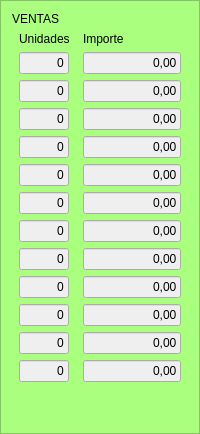
               <widget class="QFrame" name="frame_15">
                <property name="styleSheet">
                 <string notr="true">background-color: rgb(170, 255, 127);</string>
                </property>
                <property name="frameShape">
                 <enum>QFrame::StyledPanel</enum>
                </property>
                <property name="frameShadow">
                 <enum>QFrame::Raised</enum>
                </property>
                <layout class="QGridLayout" name="gridLayout_19">
                 <item row="0" column="0">
                  <widget class="QLabel" name="label_26">
                   <property name="styleSheet">
                    <string notr="true">color: rgb(0, 0, 0);</string>
                   </property>
                   <property name="text">
                    <string>VENTAS</string>
                   </property>
                  </widget>
                 </item>
                 <item row="1" column="0" rowspan="2" colspan="3">
                  <layout class="QGridLayout" name="gridLayout_21">
                   <item row="0" column="0">
                    <widget class="QLabel" name="label_54">
                     <property name="styleSheet">
                      <string notr="true">color: rgb(0, 0, 0);</string>
                     </property>
                     <property name="text">
                      <string>Unidades</string>
                     </property>
                    </widget>
                   </item>
                   <item row="0" column="1">
                    <widget class="QLabel" name="label_55">
                     <property name="styleSheet">
                      <string notr="true">color: rgb(0, 0, 0);</string>
                     </property>
                     <property name="text">
                      <string>Importe</string>
                     </property>
                    </widget>
                   </item>
                   <item row="1" column="0">
                    <widget class="QLineEdit" name="txtUnid_ventas_enero">
                     <property name="maximumSize">
                      <size>
                       <width>50</width>
                       <height>16777215</height>
                      </size>
                     </property>
                     <property name="styleSheet">
                      <string notr="true">color: rgb(0, 0, 0);
background-color: rgb(239, 239, 239);</string>
                     </property>
                     <property name="text">
                      <string>0</string>
                     </property>
                     <property name="alignment">
                      <set>Qt::AlignRight|Qt::AlignTrailing|Qt::AlignVCenter</set>
                     </property>
                    </widget>
                   </item>
                   <item row="1" column="1">
                    <widget class="QLineEdit" name="txtImporte_ventas_enero">
                     <property name="maximumSize">
                      <size>
                       <width>98</width>
                       <height>16777215</height>
                      </size>
                     </property>
                     <property name="styleSheet">
                      <string notr="true">color: rgb(0, 0, 0);
background-color: rgb(239, 239, 239);</string>
                     </property>
                     <property name="text">
                      <string>0,00</string>
                     </property>
                     <property name="alignment">
                      <set>Qt::AlignRight|Qt::AlignTrailing|Qt::AlignVCenter</set>
                     </property>
                    </widget>
                   </item>
                   <item row="2" column="0">
                    <widget class="QLineEdit" name="txtUnid_ventas_febrero">
                     <property name="maximumSize">
                      <size>
                       <width>50</width>
                       <height>16777215</height>
                      </size>
                     </property>
                     <property name="styleSheet">
                      <string notr="true">color: rgb(0, 0, 0);
background-color: rgb(239, 239, 239);</string>
                     </property>
                     <property name="text">
                      <string>0</string>
                     </property>
                     <property name="alignment">
                      <set>Qt::AlignRight|Qt::AlignTrailing|Qt::AlignVCenter</set>
                     </property>
                    </widget>
                   </item>
                   <item row="2" column="1">
                    <widget class="QLineEdit" name="txtImporte_ventas_febrero">
                     <property name="maximumSize">
                      <size>
                       <width>98</width>
                       <height>16777215</height>
                      </size>
                     </property>
                     <property name="styleSheet">
                      <string notr="true">color: rgb(0, 0, 0);
background-color: rgb(239, 239, 239);</string>
                     </property>
                     <property name="text">
                      <string>0,00</string>
                     </property>
                     <property name="alignment">
                      <set>Qt::AlignRight|Qt::AlignTrailing|Qt::AlignVCenter</set>
                     </property>
                    </widget>
                   </item>
                   <item row="3" column="0">
                    <widget class="QLineEdit" name="txtUnid_ventas_marzo">
                     <property name="maximumSize">
                      <size>
                       <width>50</width>
                       <height>16777215</height>
                      </size>
                     </property>
                     <property name="styleSheet">
                      <string notr="true">color: rgb(0, 0, 0);
background-color: rgb(239, 239, 239);</string>
                     </property>
                     <property name="text">
                      <string>0</string>
                     </property>
                     <property name="alignment">
                      <set>Qt::AlignRight|Qt::AlignTrailing|Qt::AlignVCenter</set>
                     </property>
                    </widget>
                   </item>
                   <item row="3" column="1">
                    <widget class="QLineEdit" name="txtImporte_ventas_marzo">
                     <property name="maximumSize">
                      <size>
                       <width>98</width>
                       <height>16777215</height>
                      </size>
                     </property>
                     <property name="styleSheet">
                      <string notr="true">color: rgb(0, 0, 0);
background-color: rgb(239, 239, 239);</string>
                     </property>
                     <property name="text">
                      <string>0,00</string>
                     </property>
                     <property name="alignment">
                      <set>Qt::AlignRight|Qt::AlignTrailing|Qt::AlignVCenter</set>
                     </property>
                    </widget>
                   </item>
                   <item row="4" column="0">
                    <widget class="QLineEdit" name="txtUnid_ventas_abril">
                     <property name="maximumSize">
                      <size>
                       <width>50</width>
                       <height>16777215</height>
                      </size>
                     </property>
                     <property name="styleSheet">
                      <string notr="true">color: rgb(0, 0, 0);
background-color: rgb(239, 239, 239);</string>
                     </property>
                     <property name="text">
                      <string>0</string>
                     </property>
                     <property name="alignment">
                      <set>Qt::AlignRight|Qt::AlignTrailing|Qt::AlignVCenter</set>
                     </property>
                    </widget>
                   </item>
                   <item row="4" column="1">
                    <widget class="QLineEdit" name="txtImporte_ventas_abril">
                     <property name="maximumSize">
                      <size>
                       <width>98</width>
                       <height>16777215</height>
                      </size>
                     </property>
                     <property name="styleSheet">
                      <string notr="true">color: rgb(0, 0, 0);
background-color: rgb(239, 239, 239);</string>
                     </property>
                     <property name="text">
                      <string>0,00</string>
                     </property>
                     <property name="alignment">
                      <set>Qt::AlignRight|Qt::AlignTrailing|Qt::AlignVCenter</set>
                     </property>
                    </widget>
                   </item>
                   <item row="5" column="0">
                    <widget class="QLineEdit" name="txtUnid_ventas_mayo">
                     <property name="maximumSize">
                      <size>
                       <width>50</width>
                       <height>16777215</height>
                      </size>
                     </property>
                     <property name="styleSheet">
                      <string notr="true">color: rgb(0, 0, 0);
background-color: rgb(239, 239, 239);</string>
                     </property>
                     <property name="text">
                      <string>0</string>
                     </property>
                     <property name="alignment">
                      <set>Qt::AlignRight|Qt::AlignTrailing|Qt::AlignVCenter</set>
                     </property>
                    </widget>
                   </item>
                   <item row="5" column="1">
                    <widget class="QLineEdit" name="txtImporte_ventas_mayo">
                     <property name="maximumSize">
                      <size>
                       <width>98</width>
                       <height>16777215</height>
                      </size>
                     </property>
                     <property name="styleSheet">
                      <string notr="true">color: rgb(0, 0, 0);
background-color: rgb(239, 239, 239);</string>
                     </property>
                     <property name="text">
                      <string>0,00</string>
                     </property>
                     <property name="alignment">
                      <set>Qt::AlignRight|Qt::AlignTrailing|Qt::AlignVCenter</set>
                     </property>
                    </widget>
                   </item>
                   <item row="6" column="0">
                    <widget class="QLineEdit" name="txtUnid_ventas_junio">
                     <property name="maximumSize">
                      <size>
                       <width>50</width>
                       <height>16777215</height>
                      </size>
                     </property>
                     <property name="styleSheet">
                      <string notr="true">color: rgb(0, 0, 0);
background-color: rgb(239, 239, 239);</string>
                     </property>
                     <property name="text">
                      <string>0</string>
                     </property>
                     <property name="alignment">
                      <set>Qt::AlignRight|Qt::AlignTrailing|Qt::AlignVCenter</set>
                     </property>
                    </widget>
                   </item>
                   <item row="6" column="1">
                    <widget class="QLineEdit" name="txtImporte_ventas_junio">
                     <property name="maximumSize">
                      <size>
                       <width>98</width>
                       <height>16777215</height>
                      </size>
                     </property>
                     <property name="styleSheet">
                      <string notr="true">color: rgb(0, 0, 0);
background-color: rgb(239, 239, 239);</string>
                     </property>
                     <property name="text">
                      <string>0,00</string>
                     </property>
                     <property name="alignment">
                      <set>Qt::AlignRight|Qt::AlignTrailing|Qt::AlignVCenter</set>
                     </property>
                    </widget>
                   </item>
                   <item row="7" column="0">
                    <widget class="QLineEdit" name="txtUnid_ventas_julio">
                     <property name="maximumSize">
                      <size>
                       <width>50</width>
                       <height>16777215</height>
                      </size>
                     </property>
                     <property name="styleSheet">
                      <string notr="true">color: rgb(0, 0, 0);
background-color: rgb(239, 239, 239);</string>
                     </property>
                     <property name="text">
                      <string>0</string>
                     </property>
                     <property name="alignment">
                      <set>Qt::AlignRight|Qt::AlignTrailing|Qt::AlignVCenter</set>
                     </property>
                    </widget>
                   </item>
                   <item row="7" column="1">
                    <widget class="QLineEdit" name="txtImporte_ventas_julio">
                     <property name="maximumSize">
                      <size>
                       <width>98</width>
                       <height>16777215</height>
                      </size>
                     </property>
                     <property name="styleSheet">
                      <string notr="true">color: rgb(0, 0, 0);
background-color: rgb(239, 239, 239);</string>
                     </property>
                     <property name="text">
                      <string>0,00</string>
                     </property>
                     <property name="alignment">
                      <set>Qt::AlignRight|Qt::AlignTrailing|Qt::AlignVCenter</set>
                     </property>
                    </widget>
                   </item>
                   <item row="8" column="0">
                    <widget class="QLineEdit" name="txtUnid_ventas_agosto">
                     <property name="maximumSize">
                      <size>
                       <width>50</width>
                       <height>16777215</height>
                      </size>
                     </property>
                     <property name="styleSheet">
                      <string notr="true">color: rgb(0, 0, 0);
background-color: rgb(239, 239, 239);</string>
                     </property>
                     <property name="text">
                      <string>0</string>
                     </property>
                     <property name="alignment">
                      <set>Qt::AlignRight|Qt::AlignTrailing|Qt::AlignVCenter</set>
                     </property>
                    </widget>
                   </item>
                   <item row="8" column="1">
                    <widget class="QLineEdit" name="txtImporte_ventas_agosto">
                     <property name="maximumSize">
                      <size>
                       <width>98</width>
                       <height>16777215</height>
                      </size>
                     </property>
                     <property name="styleSheet">
                      <string notr="true">color: rgb(0, 0, 0);
background-color: rgb(239, 239, 239);</string>
                     </property>
                     <property name="text">
                      <string>0,00</string>
                     </property>
                     <property name="alignment">
                      <set>Qt::AlignRight|Qt::AlignTrailing|Qt::AlignVCenter</set>
                     </property>
                    </widget>
                   </item>
                   <item row="9" column="0">
                    <widget class="QLineEdit" name="txtUnid_ventas_septiembre">
                     <property name="maximumSize">
                      <size>
                       <width>50</width>
                       <height>16777215</height>
                      </size>
                     </property>
                     <property name="styleSheet">
                      <string notr="true">color: rgb(0, 0, 0);
background-color: rgb(239, 239, 239);</string>
                     </property>
                     <property name="text">
                      <string>0</string>
                     </property>
                     <property name="alignment">
                      <set>Qt::AlignRight|Qt::AlignTrailing|Qt::AlignVCenter</set>
                     </property>
                    </widget>
                   </item>
                   <item row="9" column="1">
                    <widget class="QLineEdit" name="txtImporte_ventas_septiembre">
                     <property name="maximumSize">
                      <size>
                       <width>98</width>
                       <height>16777215</height>
                      </size>
                     </property>
                     <property name="styleSheet">
                      <string notr="true">color: rgb(0, 0, 0);
background-color: rgb(239, 239, 239);</string>
                     </property>
                     <property name="text">
                      <string>0,00</string>
                     </property>
                     <property name="alignment">
                      <set>Qt::AlignRight|Qt::AlignTrailing|Qt::AlignVCenter</set>
                     </property>
                    </widget>
                   </item>
                   <item row="10" column="0">
                    <widget class="QLineEdit" name="txtUnid_ventas_octubre">
                     <property name="maximumSize">
                      <size>
                       <width>50</width>
                       <height>16777215</height>
                      </size>
                     </property>
                     <property name="styleSheet">
                      <string notr="true">color: rgb(0, 0, 0);
background-color: rgb(239, 239, 239);</string>
                     </property>
                     <property name="text">
                      <string>0</string>
                     </property>
                     <property name="alignment">
                      <set>Qt::AlignRight|Qt::AlignTrailing|Qt::AlignVCenter</set>
                     </property>
                    </widget>
                   </item>
                   <item row="10" column="1">
                    <widget class="QLineEdit" name="txtImporte_ventas_octubre">
                     <property name="maximumSize">
                      <size>
                       <width>98</width>
                       <height>16777215</height>
                      </size>
                     </property>
                     <property name="styleSheet">
                      <string notr="true">color: rgb(0, 0, 0);
background-color: rgb(239, 239, 239);</string>
                     </property>
                     <property name="text">
                      <string>0,00</string>
                     </property>
                     <property name="alignment">
                      <set>Qt::AlignRight|Qt::AlignTrailing|Qt::AlignVCenter</set>
                     </property>
                    </widget>
                   </item>
                   <item row="11" column="0">
                    <widget class="QLineEdit" name="txtUnid_ventas_noviembre">
                     <property name="maximumSize">
                      <size>
                       <width>50</width>
                       <height>16777215</height>
                      </size>
                     </property>
                     <property name="styleSheet">
                      <string notr="true">color: rgb(0, 0, 0);
background-color: rgb(239, 239, 239);</string>
                     </property>
                     <property name="text">
                      <string>0</string>
                     </property>
                     <property name="alignment">
                      <set>Qt::AlignRight|Qt::AlignTrailing|Qt::AlignVCenter</set>
                     </property>
                    </widget>
                   </item>
                   <item row="11" column="1">
                    <widget class="QLineEdit" name="txtImporte_ventas_noviembre">
                     <property name="maximumSize">
                      <size>
                       <width>98</width>
                       <height>16777215</height>
                      </size>
                     </property>
                     <property name="styleSheet">
                      <string notr="true">color: rgb(0, 0, 0);
background-color: rgb(239, 239, 239);</string>
                     </property>
                     <property name="text">
                      <string>0,00</string>
                     </property>
                     <property name="alignment">
                      <set>Qt::AlignRight|Qt::AlignTrailing|Qt::AlignVCenter</set>
                     </property>
                    </widget>
                   </item>
                   <item row="12" column="0">
                    <widget class="QLineEdit" name="txtUnid_ventas_diciembre">
                     <property name="maximumSize">
                      <size>
                       <width>50</width>
                       <height>16777215</height>
                      </size>
                     </property>
                     <property name="styleSheet">
                      <string notr="true">color: rgb(0, 0, 0);
background-color: rgb(239, 239, 239);</string>
                     </property>
                     <property name="text">
                      <string>0</string>
                     </property>
                     <property name="alignment">
                      <set>Qt::AlignRight|Qt::AlignTrailing|Qt::AlignVCenter</set>
                     </property>
                    </widget>
                   </item>
                   <item row="12" column="1">
                    <widget class="QLineEdit" name="txtImporte_ventas_diciembre">
                     <property name="maximumSize">
                      <size>
                       <width>98</width>
                       <height>16777215</height>
                      </size>
                     </property>
                     <property name="styleSheet">
                      <string notr="true">color: rgb(0, 0, 0);
background-color: rgb(239, 239, 239);</string>
                     </property>
                     <property name="text">
                      <string>0,00</string>
                     </property>
                     <property name="alignment">
                      <set>Qt::AlignRight|Qt::AlignTrailing|Qt::AlignVCenter</set>
                     </property>
                    </widget>
                   </item>
                  </layout>
                 </item>
                 <item row="3" column="0">
                  <spacer name="verticalSpacer_2">
                   <property name="orientation">
                    <enum>Qt::Vertical</enum>
                   </property>
                   <property name="sizeHint" stdset="0">
                    <size>
                     <width>20</width>
                     <height>40</height>
                    </size>
                   </property>
                  </spacer>
                 </item>
                </layout>
               </widget>
